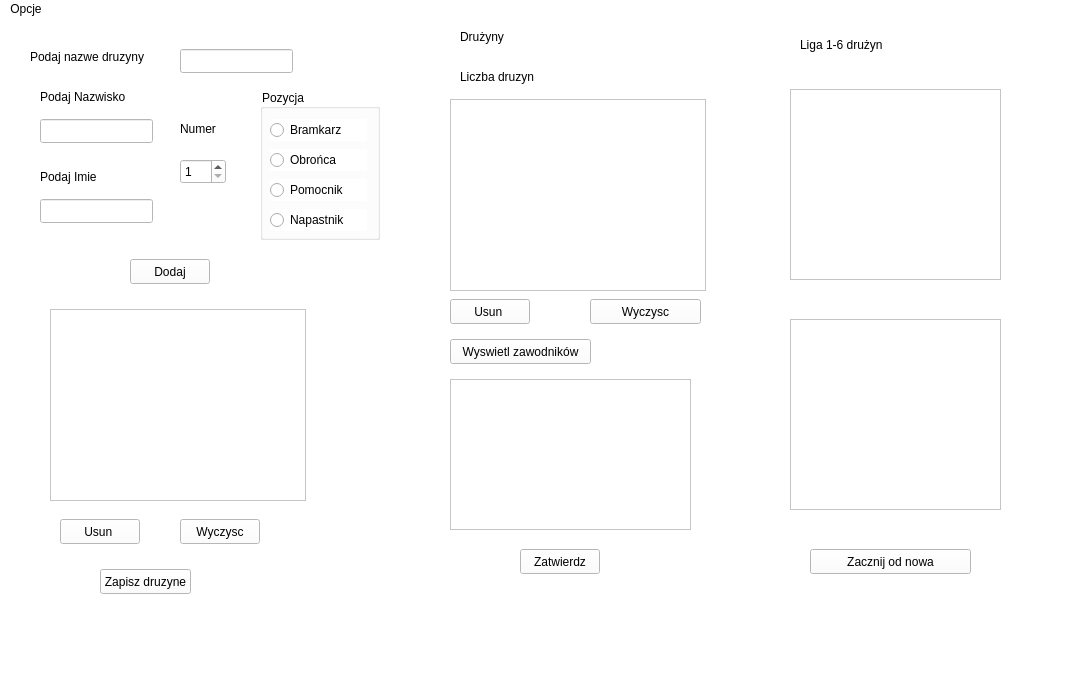
<?xml version="1.0" encoding="UTF-8"?>
<ui version="4.0">
 <class>MainWindow</class>
 <widget class="QMainWindow" name="MainWindow">
  <property name="geometry">
   <rect>
    <x>0</x>
    <y>0</y>
    <width>1092</width>
    <height>685</height>
   </rect>
  </property>
  <property name="windowTitle">
   <string>MainWindow</string>
  </property>
  <property name="autoFillBackground">
   <bool>false</bool>
  </property>
  <property name="styleSheet">
   <string notr="true">background-color:white;</string>
  </property>
  <widget class="QWidget" name="centralwidget">
   <property name="styleSheet">
    <string notr="true">background-color:;</string>
   </property>
   <widget class="QLabel" name="labelFootballerLastName">
    <property name="geometry">
     <rect>
      <x>40</x>
      <y>70</y>
      <width>101</width>
      <height>16</height>
     </rect>
    </property>
    <property name="styleSheet">
     <string notr="true">color:black;</string>
    </property>
    <property name="text">
     <string>Podaj Nazwisko</string>
    </property>
   </widget>
   <widget class="QLabel" name="labelLiga">
    <property name="geometry">
     <rect>
      <x>800</x>
      <y>10</y>
      <width>151</width>
      <height>31</height>
     </rect>
    </property>
    <property name="styleSheet">
     <string notr="true">color:black;</string>
    </property>
    <property name="text">
     <string>Liga 1-6 drużyn</string>
    </property>
   </widget>
   <widget class="QLineEdit" name="typelastname">
    <property name="geometry">
     <rect>
      <x>40</x>
      <y>100</y>
      <width>113</width>
      <height>24</height>
     </rect>
    </property>
    <property name="styleSheet">
     <string notr="true">color:black;</string>
    </property>
   </widget>
   <widget class="QSpinBox" name="number">
    <property name="geometry">
     <rect>
      <x>180</x>
      <y>140</y>
      <width>46</width>
      <height>25</height>
     </rect>
    </property>
    <property name="styleSheet">
     <string notr="true">color:black;</string>
    </property>
    <property name="minimum">
     <number>1</number>
    </property>
   </widget>
   <widget class="QGroupBox" name="position">
    <property name="geometry">
     <rect>
      <x>260</x>
      <y>70</y>
      <width>120</width>
      <height>151</height>
     </rect>
    </property>
    <property name="styleSheet">
     <string notr="true">color:black;</string>
    </property>
    <property name="title">
     <string>Pozycja</string>
    </property>
    <widget class="QRadioButton" name="gk">
     <property name="geometry">
      <rect>
       <x>10</x>
       <y>30</y>
       <width>97</width>
       <height>22</height>
      </rect>
     </property>
     <property name="styleSheet">
      <string notr="true">color:black;</string>
     </property>
     <property name="text">
      <string>Bramkarz</string>
     </property>
    </widget>
    <widget class="QRadioButton" name="def">
     <property name="geometry">
      <rect>
       <x>10</x>
       <y>60</y>
       <width>97</width>
       <height>22</height>
      </rect>
     </property>
     <property name="styleSheet">
      <string notr="true">color:black;</string>
     </property>
     <property name="text">
      <string>Obrońca</string>
     </property>
    </widget>
    <widget class="QRadioButton" name="mid">
     <property name="geometry">
      <rect>
       <x>10</x>
       <y>90</y>
       <width>97</width>
       <height>22</height>
      </rect>
     </property>
     <property name="styleSheet">
      <string notr="true">color:black;</string>
     </property>
     <property name="text">
      <string>Pomocnik</string>
     </property>
    </widget>
    <widget class="QRadioButton" name="st">
     <property name="geometry">
      <rect>
       <x>10</x>
       <y>120</y>
       <width>97</width>
       <height>22</height>
      </rect>
     </property>
     <property name="styleSheet">
      <string notr="true">color:black;</string>
     </property>
     <property name="text">
      <string>Napastnik</string>
     </property>
    </widget>
   </widget>
   <widget class="QLabel" name="labelFootballerName">
    <property name="geometry">
     <rect>
      <x>40</x>
      <y>150</y>
      <width>101</width>
      <height>16</height>
     </rect>
    </property>
    <property name="styleSheet">
     <string notr="true">color:black;</string>
    </property>
    <property name="text">
     <string>Podaj Imie</string>
    </property>
   </widget>
   <widget class="QLineEdit" name="typefirstname">
    <property name="geometry">
     <rect>
      <x>40</x>
      <y>180</y>
      <width>113</width>
      <height>24</height>
     </rect>
    </property>
    <property name="styleSheet">
     <string notr="true">color:black;</string>
    </property>
   </widget>
   <widget class="QLabel" name="labelNr">
    <property name="geometry">
     <rect>
      <x>180</x>
      <y>100</y>
      <width>51</width>
      <height>20</height>
     </rect>
    </property>
    <property name="styleSheet">
     <string notr="true">color:black;</string>
    </property>
    <property name="text">
     <string>Numer </string>
    </property>
   </widget>
   <widget class="QListWidget" name="footballersList">
    <property name="geometry">
     <rect>
      <x>50</x>
      <y>290</y>
      <width>256</width>
      <height>192</height>
     </rect>
    </property>
    <property name="styleSheet">
     <string notr="true">color:black;</string>
    </property>
   </widget>
   <widget class="QPushButton" name="addFootballer">
    <property name="geometry">
     <rect>
      <x>130</x>
      <y>240</y>
      <width>80</width>
      <height>25</height>
     </rect>
    </property>
    <property name="styleSheet">
     <string notr="true">color:black;</string>
    </property>
    <property name="text">
     <string>Dodaj</string>
    </property>
   </widget>
   <widget class="QPushButton" name="deleteLast">
    <property name="geometry">
     <rect>
      <x>60</x>
      <y>500</y>
      <width>80</width>
      <height>25</height>
     </rect>
    </property>
    <property name="styleSheet">
     <string notr="true">color:black;</string>
    </property>
    <property name="text">
     <string>Usun </string>
    </property>
   </widget>
   <widget class="QPushButton" name="clearList">
    <property name="geometry">
     <rect>
      <x>180</x>
      <y>500</y>
      <width>80</width>
      <height>25</height>
     </rect>
    </property>
    <property name="styleSheet">
     <string notr="true">color:black;</string>
    </property>
    <property name="text">
     <string>Wyczysc</string>
    </property>
   </widget>
   <widget class="QPushButton" name="addTeams">
    <property name="geometry">
     <rect>
      <x>100</x>
      <y>550</y>
      <width>91</width>
      <height>25</height>
     </rect>
    </property>
    <property name="styleSheet">
     <string notr="true">color:black;</string>
    </property>
    <property name="text">
     <string>Zapisz druzyne</string>
    </property>
   </widget>
   <widget class="QLabel" name="labelTeamName">
    <property name="geometry">
     <rect>
      <x>30</x>
      <y>30</y>
      <width>131</width>
      <height>16</height>
     </rect>
    </property>
    <property name="styleSheet">
     <string notr="true">color:black;</string>
    </property>
    <property name="text">
     <string>Podaj nazwe druzyny</string>
    </property>
   </widget>
   <widget class="QLineEdit" name="teamName">
    <property name="geometry">
     <rect>
      <x>180</x>
      <y>30</y>
      <width>113</width>
      <height>24</height>
     </rect>
    </property>
    <property name="styleSheet">
     <string notr="true">color:black;</string>
    </property>
   </widget>
   <widget class="QLabel" name="label_6">
    <property name="geometry">
     <rect>
      <x>460</x>
      <y>50</y>
      <width>91</width>
      <height>16</height>
     </rect>
    </property>
    <property name="styleSheet">
     <string notr="true">color:black;</string>
    </property>
    <property name="text">
     <string>Liczba druzyn</string>
    </property>
   </widget>
   <widget class="QListWidget" name="teams">
    <property name="geometry">
     <rect>
      <x>450</x>
      <y>80</y>
      <width>256</width>
      <height>192</height>
     </rect>
    </property>
    <property name="styleSheet">
     <string notr="true">color:black;</string>
    </property>
   </widget>
   <widget class="QPushButton" name="showFootballers">
    <property name="geometry">
     <rect>
      <x>450</x>
      <y>320</y>
      <width>141</width>
      <height>25</height>
     </rect>
    </property>
    <property name="styleSheet">
     <string notr="true">color:black;</string>
    </property>
    <property name="text">
     <string>Wyswietl zawodników</string>
    </property>
   </widget>
   <widget class="QLabel" name="teamsCounter">
    <property name="geometry">
     <rect>
      <x>570</x>
      <y>50</y>
      <width>55</width>
      <height>16</height>
     </rect>
    </property>
    <property name="styleSheet">
     <string notr="true">color:black</string>
    </property>
    <property name="text">
     <string/>
    </property>
   </widget>
   <widget class="QTextEdit" name="squad">
    <property name="geometry">
     <rect>
      <x>450</x>
      <y>360</y>
      <width>241</width>
      <height>151</height>
     </rect>
    </property>
   </widget>
   <widget class="QLabel" name="label_7">
    <property name="geometry">
     <rect>
      <x>460</x>
      <y>10</y>
      <width>55</width>
      <height>16</height>
     </rect>
    </property>
    <property name="styleSheet">
     <string notr="true">color:black;</string>
    </property>
    <property name="text">
     <string>Drużyny</string>
    </property>
   </widget>
   <widget class="QPushButton" name="submit">
    <property name="geometry">
     <rect>
      <x>520</x>
      <y>530</y>
      <width>80</width>
      <height>25</height>
     </rect>
    </property>
    <property name="styleSheet">
     <string notr="true">color:black;</string>
    </property>
    <property name="text">
     <string>Zatwierdz</string>
    </property>
   </widget>
   <widget class="QTextEdit" name="endview">
    <property name="geometry">
     <rect>
      <x>790</x>
      <y>300</y>
      <width>211</width>
      <height>191</height>
     </rect>
    </property>
   </widget>
   <widget class="QTextEdit" name="endviewteams">
    <property name="geometry">
     <rect>
      <x>790</x>
      <y>70</y>
      <width>211</width>
      <height>191</height>
     </rect>
    </property>
   </widget>
   <widget class="QPushButton" name="restart">
    <property name="geometry">
     <rect>
      <x>810</x>
      <y>530</y>
      <width>161</width>
      <height>25</height>
     </rect>
    </property>
    <property name="styleSheet">
     <string notr="true">color:black;</string>
    </property>
    <property name="text">
     <string>Zacznij od nowa</string>
    </property>
   </widget>
   <widget class="QPushButton" name="deleteTeam">
    <property name="geometry">
     <rect>
      <x>450</x>
      <y>280</y>
      <width>80</width>
      <height>25</height>
     </rect>
    </property>
    <property name="styleSheet">
     <string notr="true">color:black;</string>
    </property>
    <property name="text">
     <string>Usun </string>
    </property>
   </widget>
   <widget class="QPushButton" name="clearList_2">
    <property name="geometry">
     <rect>
      <x>590</x>
      <y>280</y>
      <width>111</width>
      <height>25</height>
     </rect>
    </property>
    <property name="styleSheet">
     <string notr="true">color:black;</string>
    </property>
    <property name="text">
     <string>Wyczysc</string>
    </property>
   </widget>
  </widget>
  <widget class="QMenuBar" name="menubar">
   <property name="geometry">
    <rect>
     <x>0</x>
     <y>0</y>
     <width>1092</width>
     <height>25</height>
    </rect>
   </property>
   <property name="styleSheet">
    <string notr="true">color:black;</string>
   </property>
   <widget class="QMenu" name="menuStart">
    <property name="styleSheet">
     <string notr="true">color:black;</string>
    </property>
    <property name="title">
     <string>Opcje</string>
    </property>
    <addaction name="actionStop"/>
    <addaction name="actionChange_BackgroundColor"/>
   </widget>
   <addaction name="menuStart"/>
  </widget>
  <widget class="QStatusBar" name="statusbar"/>
  <action name="actionOpcje">
   <property name="text">
    <string>Start</string>
   </property>
  </action>
  <action name="actionStop">
   <property name="text">
    <string>Zakończ</string>
   </property>
  </action>
  <action name="actionChange_BackgroundColor">
   <property name="text">
    <string>Zmien kolor tla</string>
   </property>
  </action>
 </widget>
 <resources/>
 <connections/>
</ui>
